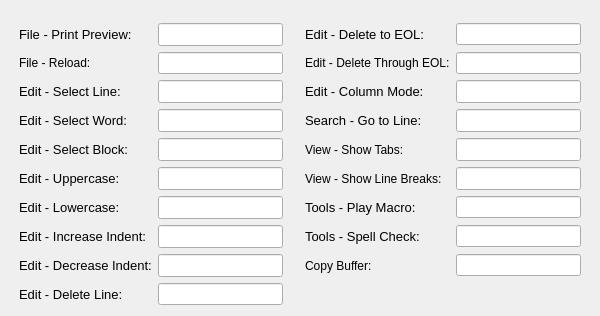
     <widget class="QWidget" name="tab3">
      <attribute name="title">
       <string>User Defined Hot Keys</string>
      </attribute>
      <layout class="QGridLayout" name="gridLayout_3">
       <item row="7" column="4">
        <widget class="QLabel" name="label_40">
         <property name="text">
          <string>View - Show Line Breaks:</string>
         </property>
        </widget>
       </item>
       <item row="4" column="5">
        <widget class="KeyLineEdit" name="key_goLine">
         <property name="minimumSize">
          <size>
           <width>120</width>
           <height>0</height>
          </size>
         </property>
         <property name="font">
          <font>
           <pointsize>10</pointsize>
          </font>
         </property>
        </widget>
       </item>
       <item row="1" column="5">
        <widget class="KeyLineEdit" name="key_deleteToEOL">
         <property name="minimumSize">
          <size>
           <width>120</width>
           <height>0</height>
          </size>
         </property>
         <property name="toolTip">
          <string>Delete to end of line leaving new line character in place</string>
         </property>
         <property name="whatsThis">
          <string>Delete to end of line leaving new line character in place</string>
         </property>
         <property name="accessibleDescription">
          <string>Delete to end of line leaving new line character in place</string>
         </property>
        </widget>
       </item>
       <item row="6" column="3">
        <spacer name="horizontalSpacer_32">
         <property name="orientation">
          <enum>Qt::Horizontal</enum>
         </property>
         <property name="sizeType">
          <enum>QSizePolicy::Fixed</enum>
         </property>
         <property name="sizeHint" stdset="0">
          <size>
           <width>10</width>
           <height>20</height>
          </size>
         </property>
        </spacer>
       </item>
       <item row="6" column="2">
        <widget class="KeyLineEdit" name="key_selectBlock">
         <property name="minimumSize">
          <size>
           <width>120</width>
           <height>0</height>
          </size>
         </property>
         <property name="font">
          <font>
           <pointsize>10</pointsize>
          </font>
         </property>
        </widget>
       </item>
       <item row="8" column="2">
        <widget class="KeyLineEdit" name="key_lower">
         <property name="minimumSize">
          <size>
           <width>120</width>
           <height>0</height>
          </size>
         </property>
         <property name="font">
          <font>
           <pointsize>10</pointsize>
          </font>
         </property>
        </widget>
       </item>
       <item row="2" column="1">
        <widget class="QLabel" name="label_43">
         <property name="text">
          <string>File - Reload:</string>
         </property>
        </widget>
       </item>
       <item row="4" column="1">
        <widget class="QLabel" name="label_8">
         <property name="font">
          <font>
           <pointsize>10</pointsize>
          </font>
         </property>
         <property name="text">
          <string>Edit - Select Word:</string>
         </property>
        </widget>
       </item>
       <item row="10" column="2">
        <widget class="KeyLineEdit" name="key_indentDecrement">
         <property name="minimumSize">
          <size>
           <width>120</width>
           <height>0</height>
          </size>
         </property>
         <property name="font">
          <font>
           <pointsize>10</pointsize>
          </font>
         </property>
        </widget>
       </item>
       <item row="3" column="2">
        <widget class="KeyLineEdit" name="key_selectLine">
         <property name="minimumSize">
          <size>
           <width>120</width>
           <height>0</height>
          </size>
         </property>
         <property name="font">
          <font>
           <pointsize>10</pointsize>
          </font>
         </property>
        </widget>
       </item>
       <item row="14" column="1">
        <widget class="QLabel" name="label_20">
         <property name="font">
          <font>
           <pointsize>10</pointsize>
          </font>
         </property>
         <property name="text">
          <string>Edit - Delete Line:</string>
         </property>
        </widget>
       </item>
       <item row="14" column="2">
        <widget class="KeyLineEdit" name="key_deleteLine">
         <property name="minimumSize">
          <size>
           <width>120</width>
           <height>0</height>
          </size>
         </property>
        </widget>
       </item>
       <item row="4" column="0">
        <spacer name="horizontalSpacer_31">
         <property name="orientation">
          <enum>Qt::Horizontal</enum>
         </property>
         <property name="sizeType">
          <enum>QSizePolicy::Fixed</enum>
         </property>
         <property name="sizeHint" stdset="0">
          <size>
           <width>8</width>
           <height>20</height>
          </size>
         </property>
        </spacer>
       </item>
       <item row="7" column="1">
        <widget class="QLabel" name="label_13">
         <property name="font">
          <font>
           <pointsize>10</pointsize>
          </font>
         </property>
         <property name="text">
          <string>Edit - Uppercase:</string>
         </property>
        </widget>
       </item>
       <item row="2" column="4">
        <widget class="QLabel" name="label_6">
         <property name="text">
          <string>Edit - Delete Through EOL:</string>
         </property>
        </widget>
       </item>
       <item row="7" column="2">
        <widget class="KeyLineEdit" name="key_upper">
         <property name="minimumSize">
          <size>
           <width>120</width>
           <height>0</height>
          </size>
         </property>
         <property name="font">
          <font>
           <pointsize>10</pointsize>
          </font>
         </property>
        </widget>
       </item>
       <item row="10" column="5">
        <widget class="KeyLineEdit" name="key_copyBuffer"/>
       </item>
       <item row="2" column="5">
        <widget class="QLineEdit" name="key_deleteThroughEOL">
         <property name="toolTip">
          <string>Delete to end of line and remove new line character</string>
         </property>
         <property name="whatsThis">
          <string>Delete to end of line and remove new line character</string>
         </property>
         <property name="accessibleDescription">
          <string>Delete to end of line leaving new line character in place</string>
         </property>
        </widget>
       </item>
       <item row="4" column="2">
        <widget class="KeyLineEdit" name="key_selectWord">
         <property name="minimumSize">
          <size>
           <width>120</width>
           <height>0</height>
          </size>
         </property>
         <property name="font">
          <font>
           <pointsize>10</pointsize>
          </font>
         </property>
        </widget>
       </item>
       <item row="1" column="1">
        <widget class="QLabel" name="label_7">
         <property name="font">
          <font>
           <pointsize>10</pointsize>
          </font>
         </property>
         <property name="text">
          <string>File - Print Preview:</string>
         </property>
        </widget>
       </item>
       <item row="6" column="1">
        <widget class="QLabel" name="label_12">
         <property name="font">
          <font>
           <pointsize>10</pointsize>
          </font>
         </property>
         <property name="text">
          <string>Edit - Select Block:</string>
         </property>
        </widget>
       </item>
       <item row="9" column="1">
        <widget class="QLabel" name="label_16">
         <property name="font">
          <font>
           <pointsize>10</pointsize>
          </font>
         </property>
         <property name="text">
          <string>Edit - Increase Indent:</string>
         </property>
        </widget>
       </item>
       <item row="0" column="4">
        <spacer name="verticalSpacer_31">
         <property name="orientation">
          <enum>Qt::Vertical</enum>
         </property>
         <property name="sizeType">
          <enum>QSizePolicy::Fixed</enum>
         </property>
         <property name="sizeHint" stdset="0">
          <size>
           <width>20</width>
           <height>12</height>
          </size>
         </property>
        </spacer>
       </item>
       <item row="9" column="4">
        <widget class="QLabel" name="label_15">
         <property name="font">
          <font>
           <pointsize>10</pointsize>
          </font>
         </property>
         <property name="text">
          <string>Tools - Spell Check:</string>
         </property>
        </widget>
       </item>
       <item row="6" column="4">
        <widget class="QLabel" name="label_39">
         <property name="text">
          <string>View - Show Tabs:</string>
         </property>
        </widget>
       </item>
       <item row="8" column="1">
        <widget class="QLabel" name="label_11">
         <property name="font">
          <font>
           <pointsize>10</pointsize>
          </font>
         </property>
         <property name="text">
          <string>Edit - Lowercase:</string>
         </property>
        </widget>
       </item>
       <item row="6" column="5">
        <widget class="KeyLineEdit" name="key_show_Spaces">
         <property name="minimumSize">
          <size>
           <width>120</width>
           <height>0</height>
          </size>
         </property>
         <property name="font">
          <font>
           <pointsize>10</pointsize>
          </font>
         </property>
        </widget>
       </item>
       <item row="3" column="5">
        <widget class="KeyLineEdit" name="key_columnMode">
         <property name="minimumSize">
          <size>
           <width>120</width>
           <height>0</height>
          </size>
         </property>
         <property name="font">
          <font>
           <pointsize>10</pointsize>
          </font>
         </property>
        </widget>
       </item>
       <item row="10" column="4">
        <widget class="QLabel" name="label_42">
         <property name="text">
          <string>Copy Buffer:</string>
         </property>
        </widget>
       </item>
       <item row="7" column="5">
        <widget class="KeyLineEdit" name="key_show_Breaks">
         <property name="minimumSize">
          <size>
           <width>120</width>
           <height>0</height>
          </size>
         </property>
         <property name="font">
          <font>
           <pointsize>10</pointsize>
          </font>
         </property>
        </widget>
       </item>
       <item row="3" column="4">
        <widget class="QLabel" name="label_10">
         <property name="font">
          <font>
           <pointsize>10</pointsize>
          </font>
         </property>
         <property name="text">
          <string>Edit - Column Mode:</string>
         </property>
        </widget>
       </item>
       <item row="2" column="2">
        <widget class="KeyLineEdit" name="key_reload">
         <property name="minimumSize">
          <size>
           <width>120</width>
           <height>0</height>
          </size>
         </property>
        </widget>
       </item>
       <item row="9" column="2">
        <widget class="KeyLineEdit" name="key_indentIncrement">
         <property name="minimumSize">
          <size>
           <width>120</width>
           <height>0</height>
          </size>
         </property>
         <property name="font">
          <font>
           <pointsize>10</pointsize>
          </font>
         </property>
        </widget>
       </item>
       <item row="4" column="4">
        <widget class="QLabel" name="label_9">
         <property name="font">
          <font>
           <pointsize>10</pointsize>
          </font>
         </property>
         <property name="text">
          <string>Search - Go to Line:</string>
         </property>
        </widget>
       </item>
       <item row="7" column="6">
        <spacer name="horizontalSpacer_33">
         <property name="orientation">
          <enum>Qt::Horizontal</enum>
         </property>
         <property name="sizeType">
          <enum>QSizePolicy::Fixed</enum>
         </property>
         <property name="sizeHint" stdset="0">
          <size>
           <width>8</width>
           <height>20</height>
          </size>
         </property>
        </spacer>
       </item>
       <item row="9" column="5">
        <widget class="KeyLineEdit" name="key_spellCheck">
         <property name="minimumSize">
          <size>
           <width>120</width>
           <height>0</height>
          </size>
         </property>
        </widget>
       </item>
       <item row="8" column="5">
        <widget class="KeyLineEdit" name="key_macroPlay">
         <property name="minimumSize">
          <size>
           <width>120</width>
           <height>0</height>
          </size>
         </property>
        </widget>
       </item>
       <item row="8" column="4">
        <widget class="QLabel" name="label_14">
         <property name="font">
          <font>
           <pointsize>10</pointsize>
          </font>
         </property>
         <property name="text">
          <string>Tools - Play Macro:</string>
         </property>
        </widget>
       </item>
       <item row="10" column="1">
        <widget class="QLabel" name="label_17">
         <property name="font">
          <font>
           <pointsize>10</pointsize>
          </font>
         </property>
         <property name="text">
          <string>Edit - Decrease Indent:</string>
         </property>
        </widget>
       </item>
       <item row="3" column="1">
        <widget class="QLabel" name="label_41">
         <property name="font">
          <font>
           <pointsize>10</pointsize>
          </font>
         </property>
         <property name="text">
          <string>Edit - Select Line:</string>
         </property>
        </widget>
       </item>
       <item row="1" column="2">
        <widget class="KeyLineEdit" name="key_printPreview">
         <property name="minimumSize">
          <size>
           <width>120</width>
           <height>0</height>
          </size>
         </property>
         <property name="font">
          <font>
           <pointsize>10</pointsize>
          </font>
         </property>
        </widget>
       </item>
       <item row="1" column="4">
        <widget class="QLabel" name="label_18">
         <property name="font">
          <font>
           <pointsize>10</pointsize>
          </font>
         </property>
         <property name="text">
          <string>Edit - Delete to EOL:</string>
         </property>
        </widget>
       </item>
       <item row="15" column="1" colspan="5">
        <spacer name="verticalSpacer_30">
         <property name="orientation">
          <enum>Qt::Vertical</enum>
         </property>
         <property name="sizeType">
          <enum>QSizePolicy::Expanding</enum>
         </property>
         <property name="sizeHint" stdset="0">
          <size>
           <width>20</width>
           <height>0</height>
          </size>
         </property>
        </spacer>
       </item>
      </layout>
     </widget>
